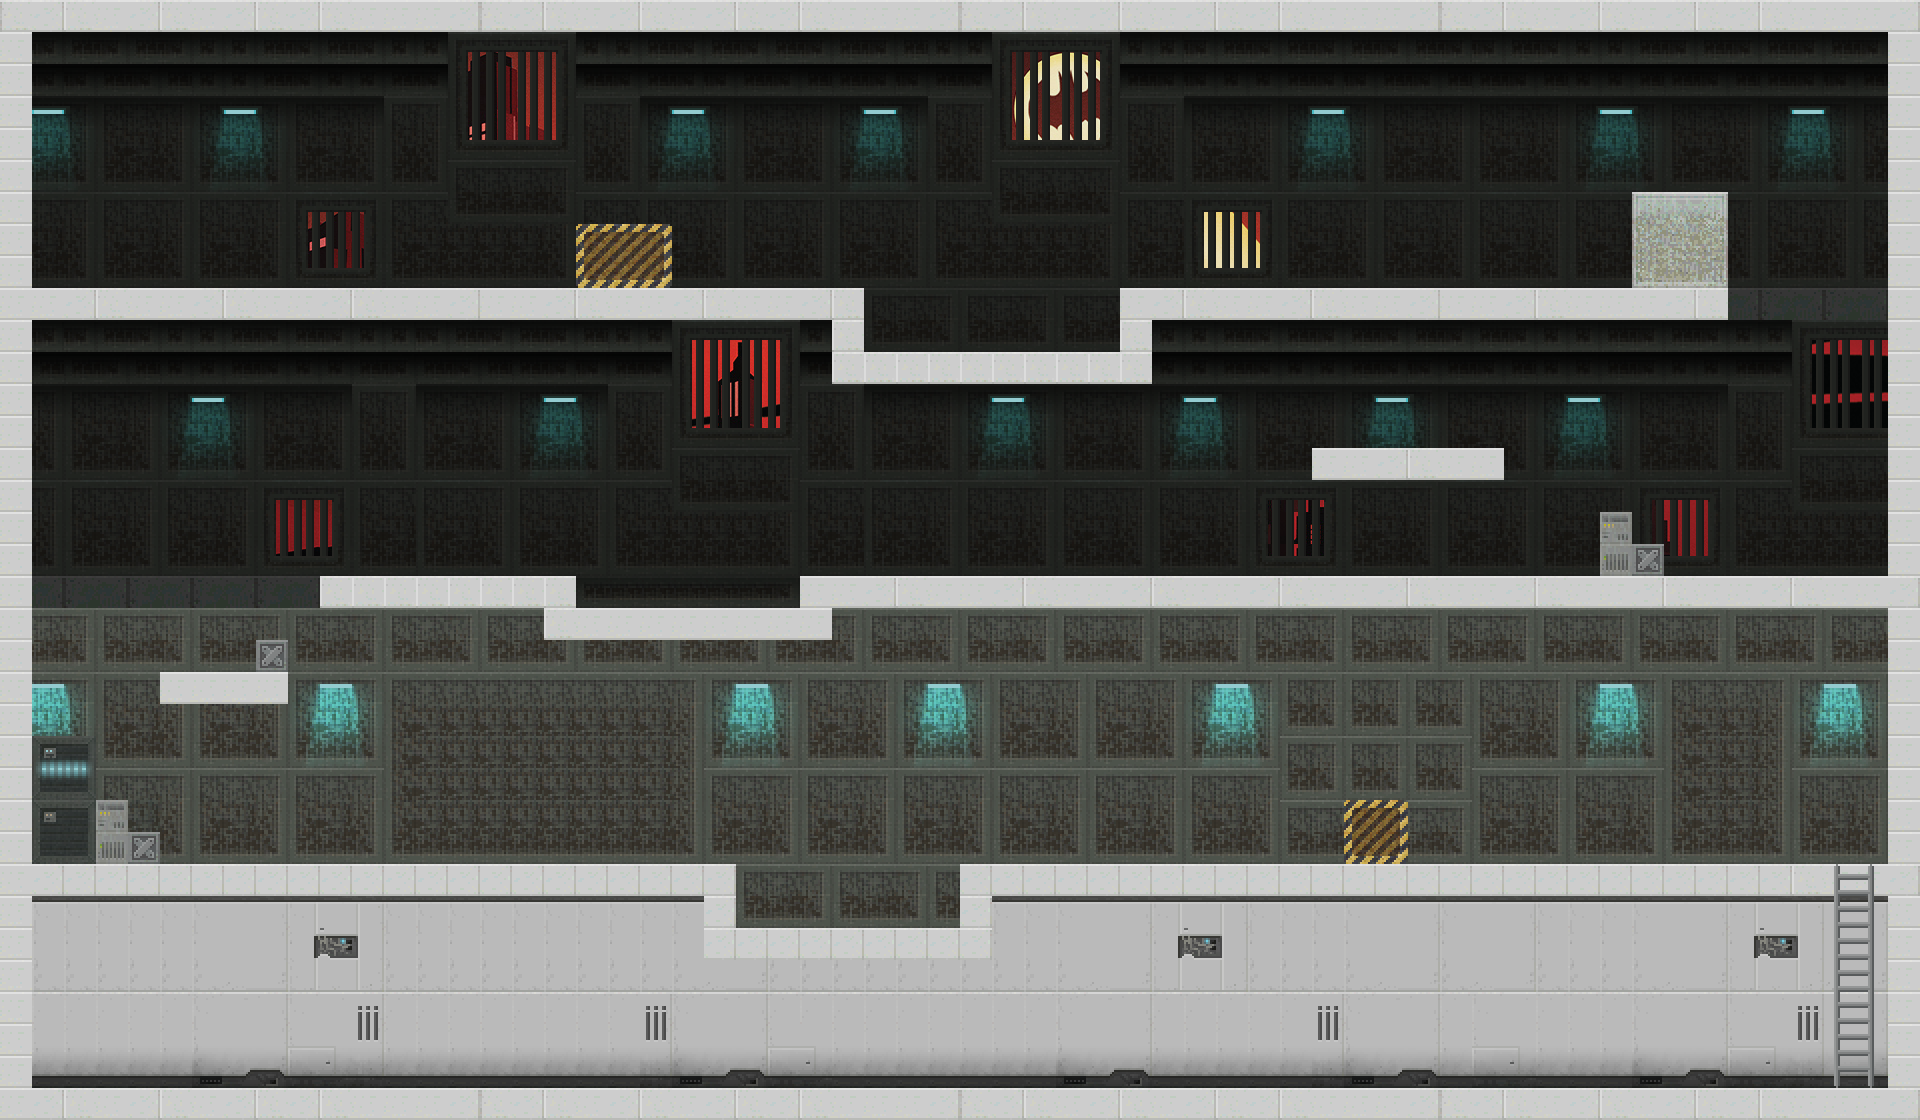

Tiled map render using the project's own tile images. Description and the map definition, with tile-layer contents summarised, below:
An orthogonal 60x35 tile map with 32x32 px tiles, 6 tile layers (Outside, Background, Walls, Objects, ...), 3 tilesets and 49 objects (29x obstacle, 12x boundary, 5x melee_enemy, goal, shooter_enemy, ...).

<map version="1.9" tiledversion="1.9.0" orientation="orthogonal" renderorder="right-down" width="60" height="35" tilewidth="32" tileheight="32" infinite="0" nextlayerid="10" nextobjectid="72">
 <editorsettings>
  <export target="map/Base Level.tmx" format="tmx" />
 </editorsettings>
 <tileset firstgid="1" source="Level Elements.tsx" />
 <tileset firstgid="806" source="outside_bg.tsx" />
 <tileset firstgid="1226" source="../../../Game/assets/map/Level Elements.tsx" />
 <layer id="7" name="Outside" width="60" height="35">
  <data>[2100 cells, 476 non-empty, 393 distinct tile ids]</data>
 </layer>
 <layer id="1" name="Background" width="60" height="35">
  <data>[2100 cells, 1815 non-empty, 219 distinct tile ids]</data>
 </layer>
 <layer id="2" name="Walls" width="60" height="35">
  <data>[2100 cells, 366 non-empty, 47 distinct tile ids]</data>
 </layer>
 <layer id="3" name="Objects" width="60" height="35">
  <data>[2100 cells, 32 non-empty, 31 distinct tile ids]</data>
 </layer>
 <layer id="5" name="Ladder" width="60" height="35">
  <data>[2100 cells, 15 non-empty, 15 distinct tile ids]</data>
 </layer>
 <layer id="6" name="Door" width="60" height="35">
  <data>[2100 cells, 0 non-empty, 0 distinct tile ids]</data>
 </layer>
 <objectgroup id="9" name="boundaries">
  <object id="54" name="boundary" x="1430" y="806" />
  <object id="62" name="boundary" x="979" y="820" />
  <object id="55" name="boundary" x="1820" y="816" />
  <object id="61" name="boundary" x="1321" y="816" />
  <object id="56" name="boundary" x="560" y="530" />
  <object id="57" name="boundary" x="340" y="534" />
  <object id="58" name="boundary" x="746" y="1034" />
  <object id="59" name="boundary" x="146" y="1032" />
  <object id="63" name="boundary" x="864.997" y="507.833" />
  <object id="64" name="boundary" x="1547" y="511.833" />
  <object id="65" name="melee_enemy" x="1215.67" y="519.833" width="36.6667" height="36.3333">
   <properties>
    <property name="left_boundary" type="object" value="63" />
    <property name="right_boundary" type="object" value="64" />
   </properties>
  </object>
  <object id="66" name="boundary" x="1175" y="219.833" />
  <object id="67" name="boundary" x="1565" y="229.833" />
  <object id="68" name="melee_enemy" x="1525.67" y="231.833" width="36.6667" height="36.3333">
   <properties>
    <property name="left_boundary" type="object" value="66" />
    <property name="right_boundary" type="object" value="67" />
   </properties>
  </object>
 </objectgroup>
 <objectgroup id="8" name="Obstacles">
  <object id="2" name="obstacle" x="0" y="288" width="863.957" height="32" />
  <object id="3" name="obstacle" x="831.969" y="320.031" width="32.0243" height="63.9688" />
  <object id="4" name="obstacle" x="864.008" y="352.056" width="256.033" height="31.9667" />
  <object id="5" name="obstacle" x="1120.06" y="320.125" width="32.0681" height="63.6226" />
  <object id="6" name="obstacle" x="1120.12" y="288" width="607.876" height="32" />
  <object id="7" name="obstacle" x="572.478" y="223.503" width="96.0021" height="64.4923" />
  <object id="8" name="obstacle" x="1631.99" y="192" width="96.0036" height="96.0039" />
  <object id="9" name="obstacle" x="0" y="0" width="1920" height="32.0039" />
  <object id="10" name="obstacle" x="1888" y="32.0149" width="32.0039" height="1087.99" />
  <object id="11" name="obstacle" x="1312" y="448.004" width="192.005" height="32" />
  <object id="12" name="obstacle" x="1600" y="512.001" width="32" height="64" />
  <object id="13" name="obstacle" x="1632.07" y="544" width="32" height="32" />
  <object id="14" name="obstacle" x="799.996" y="576.002" width="1088.01" height="32" />
  <object id="15" name="obstacle" x="0" y="32.1244" width="32" height="1087.88" />
  <object id="16" name="obstacle" x="32.0078" y="1088" width="1855.99" height="32" />
  <object id="17" name="obstacle" x="543.992" y="608.01" width="288.016" height="32" />
  <object id="18" name="obstacle" x="319.991" y="575.995" width="256.016" height="32" />
  <object id="20" name="obstacle" x="32.0039" y="864" width="704.005" height="32" />
  <object id="21" name="obstacle" x="704" y="896" width="32" height="64" />
  <object id="69" name="goal" x="116" y="1028" />
  <object id="22" name="obstacle" x="736.006" y="927.997" width="224.027" height="32" />
  <object id="23" name="obstacle" x="960.122" y="896.325" width="31.875" height="63.3333" />
  <object id="24" name="obstacle" x="960.354" y="864.005" width="870.292" height="32" />
  <object id="25" name="obstacle" x="159.99" y="671.991" width="128.018" height="32" />
  <object id="26" name="obstacle" x="96.0909" y="800.091" width="32" height="64" />
  <object id="27" name="obstacle" x="128.145" y="831.994" width="32" height="32" />
  <object id="28" name="obstacle" x="32.0078" y="735.992" width="64" height="128.009" />
  <object id="29" name="obstacle" x="1343.94" y="800.018" width="64" height="64" />
  <object id="41" name="melee_enemy" x="386" y="533.666" width="36.6667" height="36.3333">
   <properties>
    <property name="left_boundary" type="object" value="57" />
    <property name="right_boundary" type="object" value="56" />
   </properties>
  </object>
  <object id="48" name="shooter_enemy" x="262" y="1045.33" width="36.6667" height="36.3333" />
  <object id="47" name="melee_enemy" x="1780.67" y="818" width="36.6667" height="36.3333">
   <properties>
    <property name="left_boundary" type="object" value="54" />
    <property name="right_boundary" type="object" value="55" />
   </properties>
  </object>
  <object id="60" name="melee_enemy" x="1281.67" y="818" width="36.6667" height="36.3333">
   <properties>
    <property name="left_boundary" type="object" value="62" />
    <property name="right_boundary" type="object" value="61" />
   </properties>
  </object>
  <object id="50" name="obstacle" x="255.991" y="640" width="32.6847" height="32" />
  <object id="30" name="player" x="118.773" y="134.994" width="264.459" height="55.7199" />
  <object id="71" name="obstacle" x="574.793" y="229.78" width="88.7321" height="54.799" />
 </objectgroup>
</map>
